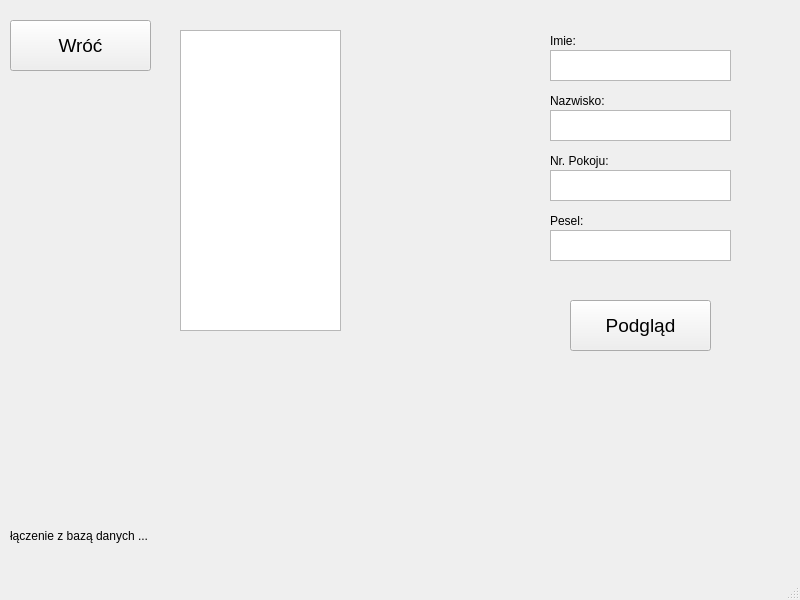
<?xml version="1.0" encoding="UTF-8"?>
<ui version="4.0">
 <class>MainWindow_podglad</class>
 <widget class="QMainWindow" name="MainWindow_podglad">
  <property name="geometry">
   <rect>
    <x>0</x>
    <y>0</y>
    <width>800</width>
    <height>600</height>
   </rect>
  </property>
  <property name="windowTitle">
   <string>MainWindow</string>
  </property>
  <widget class="QWidget" name="centralwidget">
   <widget class="QLabel" name="err_label">
    <property name="enabled">
     <bool>true</bool>
    </property>
    <property name="geometry">
     <rect>
      <x>180</x>
      <y>340</y>
      <width>191</width>
      <height>31</height>
     </rect>
    </property>
    <property name="text">
     <string/>
    </property>
   </widget>
   <widget class="QLabel" name="label_nr_2">
    <property name="geometry">
     <rect>
      <x>550</x>
      <y>150</y>
      <width>141</width>
      <height>21</height>
     </rect>
    </property>
    <property name="text">
     <string>Nr. Pokoju:</string>
    </property>
   </widget>
   <widget class="QTextEdit" name="textEdit_4">
    <property name="enabled">
     <bool>true</bool>
    </property>
    <property name="geometry">
     <rect>
      <x>550</x>
      <y>230</y>
      <width>181</width>
      <height>31</height>
     </rect>
    </property>
    <property name="mouseTracking">
     <bool>false</bool>
    </property>
    <property name="readOnly">
     <bool>true</bool>
    </property>
   </widget>
   <widget class="QTextEdit" name="textEdit_2">
    <property name="enabled">
     <bool>true</bool>
    </property>
    <property name="geometry">
     <rect>
      <x>550</x>
      <y>110</y>
      <width>181</width>
      <height>31</height>
     </rect>
    </property>
    <property name="mouseTracking">
     <bool>false</bool>
    </property>
    <property name="readOnly">
     <bool>true</bool>
    </property>
   </widget>
   <widget class="QLabel" name="label_imie">
    <property name="geometry">
     <rect>
      <x>550</x>
      <y>30</y>
      <width>141</width>
      <height>21</height>
     </rect>
    </property>
    <property name="text">
     <string>Imie:</string>
    </property>
   </widget>
   <widget class="QLabel" name="label">
    <property name="enabled">
     <bool>true</bool>
    </property>
    <property name="geometry">
     <rect>
      <x>10</x>
      <y>520</y>
      <width>291</width>
      <height>31</height>
     </rect>
    </property>
    <property name="text">
     <string>łączenie z bazą danych ...</string>
    </property>
   </widget>
   <widget class="QLabel" name="label_pesel">
    <property name="geometry">
     <rect>
      <x>550</x>
      <y>210</y>
      <width>141</width>
      <height>21</height>
     </rect>
    </property>
    <property name="text">
     <string>Pesel:</string>
    </property>
   </widget>
   <widget class="QTextEdit" name="textEdit">
    <property name="enabled">
     <bool>true</bool>
    </property>
    <property name="geometry">
     <rect>
      <x>550</x>
      <y>50</y>
      <width>181</width>
      <height>31</height>
     </rect>
    </property>
    <property name="mouseTracking">
     <bool>false</bool>
    </property>
    <property name="readOnly">
     <bool>true</bool>
    </property>
   </widget>
   <widget class="QListWidget" name="listWidget">
    <property name="geometry">
     <rect>
      <x>180</x>
      <y>30</y>
      <width>161</width>
      <height>301</height>
     </rect>
    </property>
   </widget>
   <widget class="QTextEdit" name="textEdit_3">
    <property name="enabled">
     <bool>true</bool>
    </property>
    <property name="geometry">
     <rect>
      <x>550</x>
      <y>170</y>
      <width>181</width>
      <height>31</height>
     </rect>
    </property>
    <property name="mouseTracking">
     <bool>false</bool>
    </property>
    <property name="readOnly">
     <bool>true</bool>
    </property>
   </widget>
   <widget class="QLabel" name="label_nazwisko">
    <property name="geometry">
     <rect>
      <x>550</x>
      <y>90</y>
      <width>141</width>
      <height>21</height>
     </rect>
    </property>
    <property name="text">
     <string>Nazwisko:</string>
    </property>
   </widget>
   <widget class="QLabel" name="zdj_pacjenta">
    <property name="geometry">
     <rect>
      <x>360</x>
      <y>30</y>
      <width>171</width>
      <height>211</height>
     </rect>
    </property>
    <property name="text">
     <string/>
    </property>
   </widget>
   <widget class="QPushButton" name="pushButton">
    <property name="enabled">
     <bool>true</bool>
    </property>
    <property name="geometry">
     <rect>
      <x>10</x>
      <y>20</y>
      <width>141</width>
      <height>51</height>
     </rect>
    </property>
    <property name="font">
     <font>
      <pointsize>14</pointsize>
     </font>
    </property>
    <property name="text">
     <string>Wróć</string>
    </property>
   </widget>
   <widget class="QPushButton" name="edit">
    <property name="enabled">
     <bool>true</bool>
    </property>
    <property name="geometry">
     <rect>
      <x>570</x>
      <y>300</y>
      <width>141</width>
      <height>51</height>
     </rect>
    </property>
    <property name="font">
     <font>
      <pointsize>14</pointsize>
     </font>
    </property>
    <property name="text">
     <string>Podgląd</string>
    </property>
   </widget>
  </widget>
  <widget class="QMenuBar" name="menubar">
   <property name="geometry">
    <rect>
     <x>0</x>
     <y>0</y>
     <width>800</width>
     <height>22</height>
    </rect>
   </property>
  </widget>
  <widget class="QStatusBar" name="statusbar"/>
 </widget>
 <resources/>
 <connections/>
</ui>
